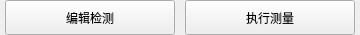
<?xml version="1.0" encoding="UTF-8"?>
<ui version="4.0">
 <class>QRunTabWidget</class>
 <widget class="QWidget" name="QRunTabWidget">
  <property name="geometry">
   <rect>
    <x>0</x>
    <y>0</y>
    <width>360</width>
    <height>35</height>
   </rect>
  </property>
  <property name="windowTitle">
   <string>QRunTabWidget</string>
  </property>
  <widget class="QPushButton" name="pushButton_setTab">
   <property name="geometry">
    <rect>
     <x>5</x>
     <y>0</y>
     <width>170</width>
     <height>35</height>
    </rect>
   </property>
   <property name="text">
    <string>编辑检测</string>
   </property>
  </widget>
  <widget class="QPushButton" name="pushButton_runTab">
   <property name="geometry">
    <rect>
     <x>185</x>
     <y>0</y>
     <width>170</width>
     <height>35</height>
    </rect>
   </property>
   <property name="text">
    <string>执行测量</string>
   </property>
  </widget>
 </widget>
 <layoutdefault spacing="6" margin="11"/>
 <resources/>
 <connections/>
</ui>
